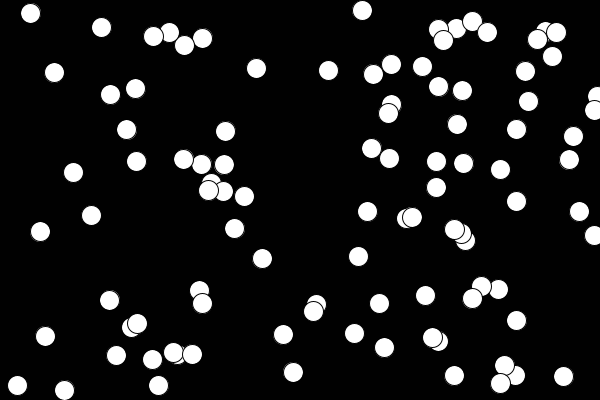
Frame 1 (no input)
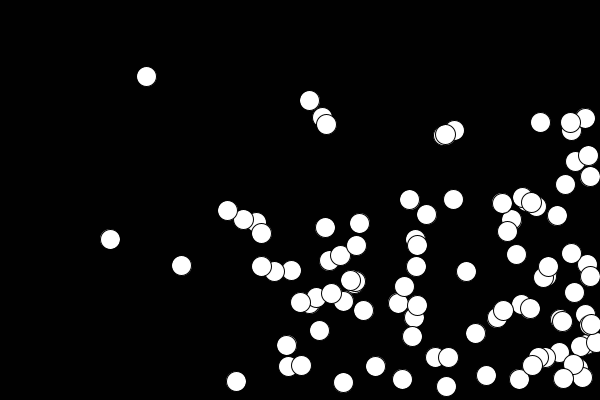
Frame 60 (the mouse pressed at the canvas centre just before this capture)
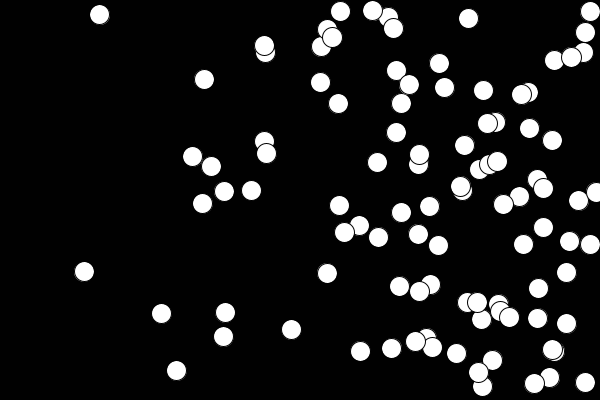
Frame 120 (the mouse held since frame 60 and released just before this capture)

The Processing sketch that drew these frames (run headless with seeded random() and noise(); from frame 60 on, the mouse is pressed at the canvas centre):

// Processing sketch: processing_119044
// ── processing_119044.pde

int r;
int numeroPelotas=100;

float[] x=new float[numeroPelotas];
float[] y=new float[numeroPelotas];
float[] vx=new float[numeroPelotas];
float[] vy=new float[numeroPelotas];


void setup()
{
    background(0);
    size(600,400);
   
   //desde aquí podemos ir eligiendo/modificando el radio y numero de pelotas
   r=20;
    
    //declaramos valores para x,y
    for(int i=0; i<numeroPelotas; i++){
        
        //establecemos donde queremos que empiecen las pelotas (o ramdom o un pto fijo)
        
        //pto fijo
        //x[i]=300;
        //y[i]=200;
        
        //random
        x[i]=int(random(0,width));
        y[i]=int(random(0,height));
        
        //Y aquí se establece la velocidad
        vx[i]=random(1,5);
        vy[i]=random(1,5);
    }
}

void draw()
{
    //ponemos background para que no se vea la pelota "repetida"
        background(1);
        
   
   //establecemos rebotes
   
       for(int i=0; i<numeroPelotas; i++){
           x[i] += vx[i];
           y[i] += vy[i];
           
             if((x[i]<r/2)||(x[i]>width-1-r/2)) {
             vx[i]=-vx[i];
             }
             
             if((y[i]<r/2)||(y[i]>height-1-r/2)) {
             vy[i]=-vy[i];
             }
    }
    
    for(int i=0; i<numeroPelotas; i++){
        ellipse(x[i],y[i],r,r);
        }

}
